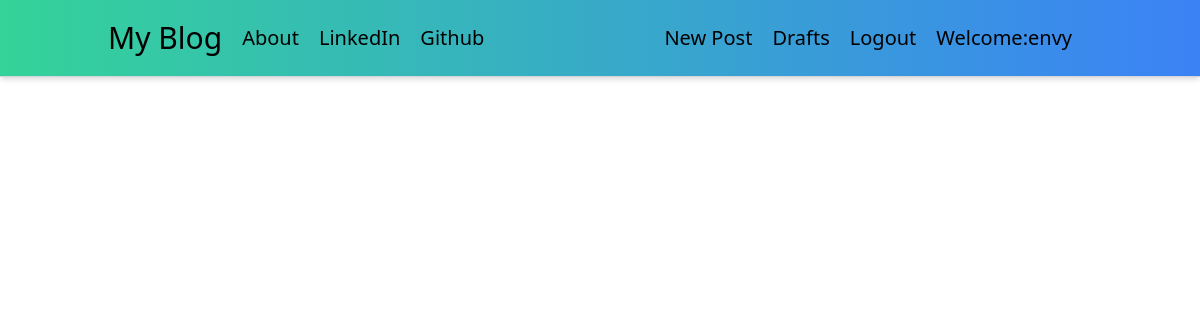
Page /blog/post/list (signed in) on the earlier database version.
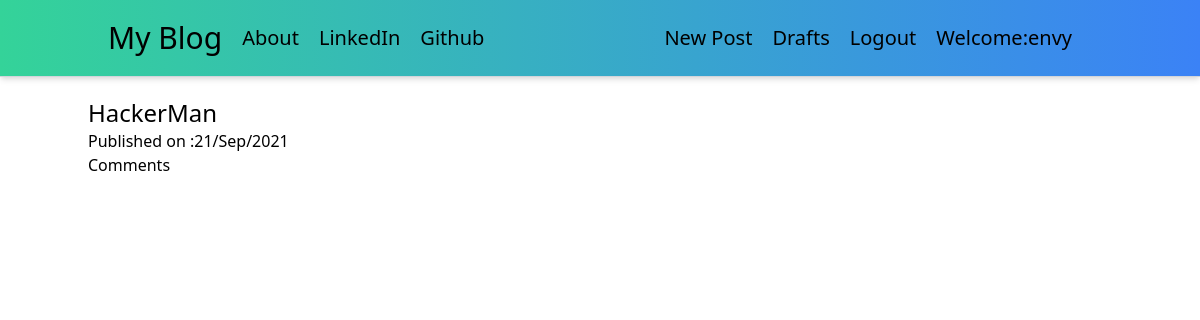
Same page on the later database version.
### blog/models.py (models this page shows, shortened)
class Post(models.Model):
    author = models.ForeignKey('auth.user', on_delete=CASCADE)
    title = models.CharField(max_length=200)
    Text = models.TextField()
    date_created = models.DateTimeField(
        default=timezone.datetime.now, editable=True)
    publish_date = models.DateTimeField(blank=True, null=True)

### blog/views.py (the view)
# urls.py: path('post/list', views.PostListView.as_view(), name='post_list'),
class PostListView(ListView):
    model = Post
    def get_queryset(self):
        return Post.objects.filter(publish_date__lte=timezone.now()).order_by('-publish_date')

### blog/templates/blog/post_list.html (shortened to what this page needs)
{% extends "blog/base.html" %}
{% block content %}
<div class="post md:container md:mx-auto">
  {% for post in post_list %}
  <div class="md:container md:mx-auto mt-5">
    <h1>
      <a
        class="hover:text-purple-900 font text-2xl"
        href="{% url 'blog:post_detail' pk=post.pk %}"
        >{{ post.title }}</a
      >
    </h1>
  </div>
  <div class="">
    <h4>Published on :{{post.publish_date | date:"d/M/Y"}}</h4>
  </div>
  <div class="">
    <a href="{% url 'blog:post_detail' pk=post.pk %}"
      >Comments {{post.approved_comment}}</a
    >
  </div>
  {% endfor %}
</div>
{% endblock content %}

Differences in the rows shown:
now on this page (row edited): Post: title "HackerMan", publish_date "21/Sep/2021"
